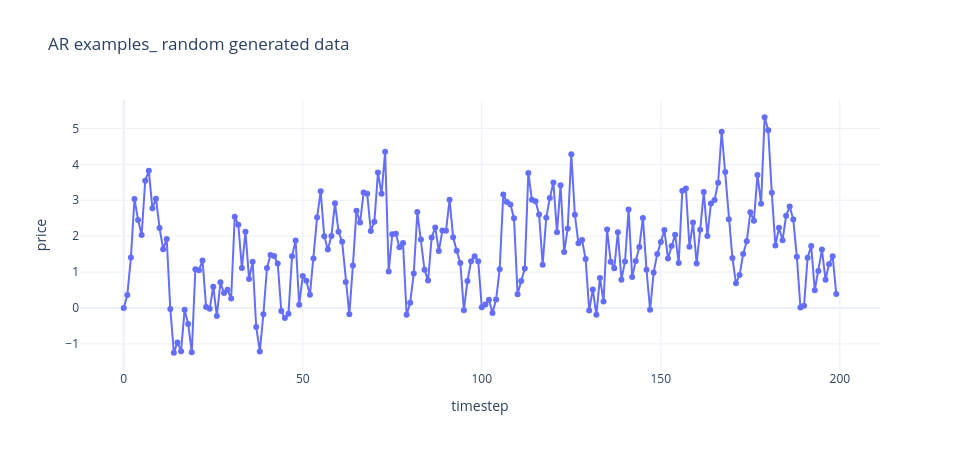

The code cell stored with this chart in its notebook:
### Markdown cell above
##### Simulating AR(1) process

### Code cell
np.random.seed(42)
n = 200
phi = 0.72
c = 0.5 # intercept or constant
errors = np.random.normal(0, 1, n)
y = np.zeros(n)

for t in range(1,n):
    y[t] = c + phi * y[t-1] + errors[t]

fig1 = go.Figure()

fig1.add_trace(go.Scatter(
    x = np.arange(n),
    y = y,
    mode = 'lines+markers',
))

fig1.update_layout(
    title = 'AR examples_ random generated data',
    xaxis_title = 'timestep',
    yaxis_title = 'price',
    template = 'plotly_white',
    width = 960,
    height = 450
)
fig1.show()

### Figure 1 — Plotly figure (JSON) as saved in the notebook; plotly's stock layout.template omitted (floating-point values rounded to 4 significant figures; data arrays with more than 128 entries replaced by an {"elided": "..."} marker saying what was removed)
{"data": [{"mode": "lines+markers", "x": {"elided": "200 int values"}, "y": {"elided": "200 float values"}, "type": "scatter"}], "layout": {"title": {"text": "AR examples_ random generated data"}, "xaxis": {"title": {"text": "timestep"}}, "yaxis": {"title": {"text": "price"}}, "width": 960, "height": 450}}
